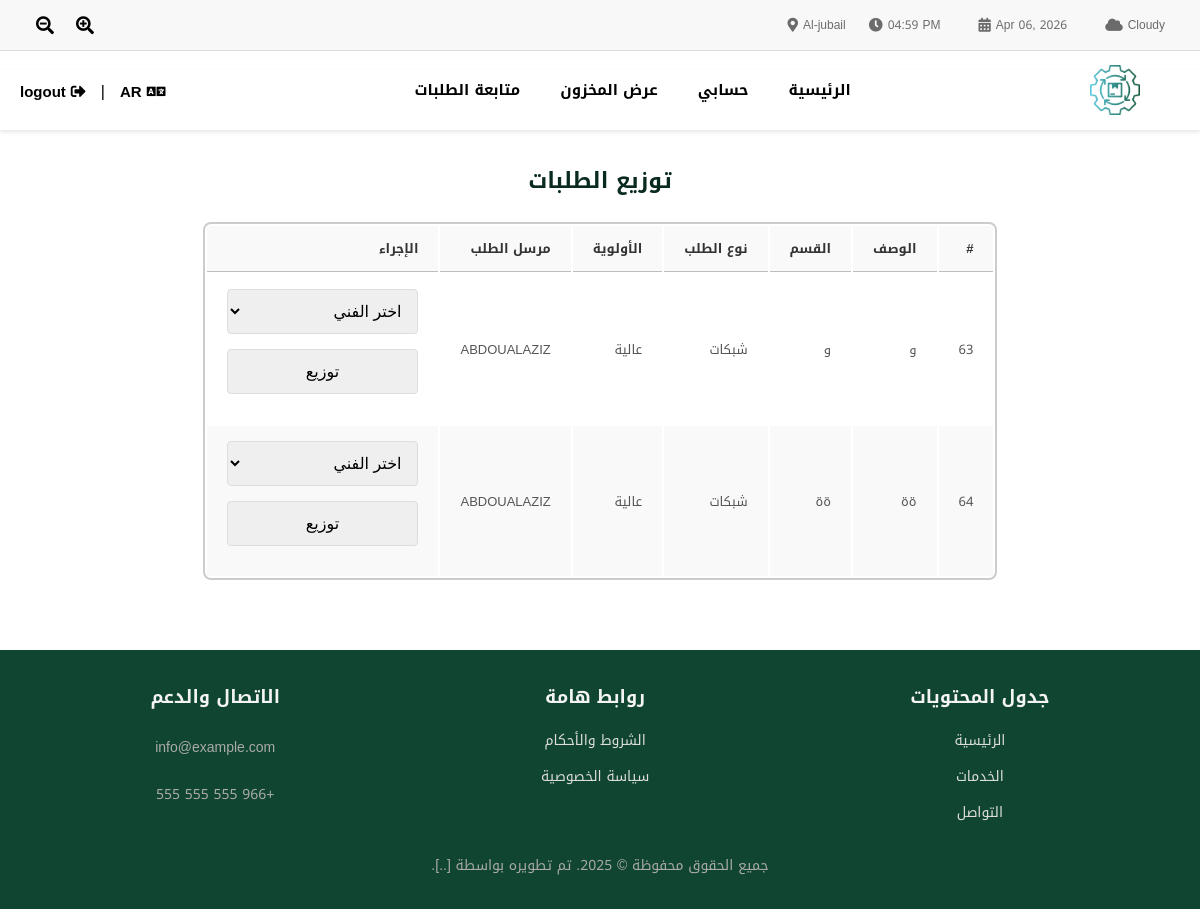
Screenshot of /pages/assign_request.php (signed in) with the database file from the repository.
### tables this page shows
CREATE TABLE `requests` (
  `id` int(11) NOT NULL,
  `employee_name` varchar(255) NOT NULL,
  `item_id` int(11) NOT NULL,
  `priority` enum('عالية','متوسطة','منخفضة') NOT NULL,
  `description` text DEFAULT NULL,
  `status` enum('قيد التوزيع','ملغي','قيد التنفيذ','تم التوصيل') NOT NULL,
  `created_at` timestamp NOT NULL DEFAULT current_timestamp(),
  `department` varchar(100) NOT NULL,
  `user_id` int(11) DEFAULT NULL,
  `technician_id` int(11) DEFAULT NULL,
  `request_type` enum('أنظمة','شبكات','أجهزة') NOT NULL
);

CREATE TABLE `users` (
  `id` int(11) NOT NULL,
  `email` varchar(255) NOT NULL,
  `full_name` varchar(255) NOT NULL,
  `username` varchar(50) NOT NULL,
  `password` varchar(255) NOT NULL,
  `role` enum('admin','employee','technician','distributor') NOT NULL
);

### pages/assign_request.php (the view, shortened to what this page needs)
<?php
include '../header.php';
include '../includes/db.php';
$query = "SELECT requests.id, requests.description, requests.department, requests.request_type,
          requests.priority, users.full_name
          FROM requests
          JOIN users ON requests.user_id = users.id
          WHERE requests.status = 'قيد التوزيع'";
$result = $conn->query($query);
?>
<!DOCTYPE html>
<html dir="rtl" lang="ar">
<head>
    <link rel="stylesheet" href="../styles/style.css">
</head>
<body>
<div class="container">
    <h1>توزيع الطلبات</h1>
    <?php if ($result->num_rows > 0): ?>
        <table class="assign-table">
            <thead>
                <tr>
                    <th>#</th>
                    <th>الوصف</th>
                    <th>القسم</th>
                    <th>نوع الطلب</th>
                    <th>الأولوية</th>
                    <th>مرسل الطلب</th>
                    <th>الإجراء</th>
                </tr>
            </thead>
            <tbody>
                <?php while ($row = $result->fetch_assoc()): ?>
                    <tr>
                        <td><?php echo htmlspecialchars($row['id']); ?></td>
                        <td><?php echo htmlspecialchars($row['description']); ?></td>
                        <td><?php echo htmlspecialchars($row['department']); ?></td>
                        <td><?php echo htmlspecialchars($row['request_type']); ?></td>
                        <td><?php echo htmlspecialchars($row['priority']); ?></td>
                        <td><?php echo htmlspecialchars($row['full_name']); ?></td>
                        <td>
                            <form action="assign_request.php" method="POST">
                                <select name="technician_id" required>
                                    <option value="">اختر الفني</option>
                                </select>
                                <button type="submit">توزيع</button>
                            </form>
                        </td>
                    </tr>
                <?php endwhile; ?>
            </tbody>
        </table>
    <?php else: ?>
        <p>لا توجد طلبات بحاجة إلى التوزيع.</p>
    <?php endif; ?>
</div>
<?php include '../footer.php'; ?>
</body>
</html>

### styles/style.css (style rules this page uses)
:root { --radius-0: 0; --radius-2: 2px; --radius-4: 4px; --radius-8: 8px; --radius-16: 16px; --radius-24: 24px; --radius-9999: 9999px; --components-card-radius: var(--spacing-4); --radius-none: var(--radius-0); --radius-xs: var(--radius-2); --radius-sm: var(--radius-4); --radius-md: var(--radius-8); --radius-lg: var(--radius-16); --radius-xl: var(--radius-24); --radius-full: var(--radius-9999); --colors-base-white: #ffffff; --colors-base-black: #161616; --colors-primary-sa-flag-25: #f7fdf9; --colors-primary-sa-flag-50: #f3fcf6; --colors-primary-sa-flag-100: #dff6e7; --colors-primary-sa-flag-200: #b8eacb; --colors-primary-sa-flag-300: #88d8ad; --colors-primary-sa-flag-400: #54c08a; --colors-primary-sa-flag-500-alpha-10: #25935f19; --colors-primary-sa-flag-500: #25935f; --colors-primary-sa-flag-600-primary: #1b8354; --colors-primary-sa-flag-700: #166a45; --colors-primary-sa-flag-800: #14573a; --colors-primary-sa-flag-900: #104631; --colors-primary-sa-flag-950: #092a1e; --colors-secondary-gold-25: #fffef7; --colors-secondary-gold-50: #fffef2; --colors-secondary-gold-100: #fffce6; --colors-secondary-gold-200: #fcf3bd; --colors-secondary-gold-300: #fae996; --colors-secondary-gold-400: #f7d54d; --colors-secondary-gold-500: #f5bd02; --colors-secondary-gold-600-primary: #dba102; --colors-secondary-gold-700: #b87b02; --colors-secondary-gold-800: #945c01; --colors-secondary-gold-900: #6e3c00; --colors-secondary-gold-950: #472400; --colors-tertiary-lavendar-25: #fefcff; --colors-tertiary-lavendar-50: #f9f5fa; --colors-tertiary-lavendar-100: #f2e9f5; --colors-tertiary-lavendar-200: #e1cce8; --colors-tertiary-lavendar-300: #ccadd9; --colors-tertiary-lavendar-400: #a57bba; --colors-tertiary-lavendar-500-primary: #80519f; --colors-tertiary-lavendar-600: #6d428f; }
* { margin: 0; padding: 0; box-sizing: border-box; }
body { font-family: 'Noto Kufi Arabic', sans-serif; background-size: cover; background-attachment: fixed; background-position: center; background-repeat: no-repeat; margin: 0; padding: 0; display: flex; flex-direction: column; min-height: 100vh; margin-top: 70px; }
h1 { margin-top: 30px; text-align: center; font-size: 22px; color: var(--colors-primary-sa-flag-950); margin-bottom: 5px; font-weight: bold; }
table { width: auto; max-width: 800px; margin: 20px auto; border-radius: 8px; overflow: hidden; background-color: #fff; border: 2px solid #ccc; }
thead th { background-color: #f9f9f9; color: #333; padding: 10px 20px; text-align: right; font-weight: bold; font-size: 13px; border-bottom: 1px solid #bebdbd; }
tbody td { padding: 15px 20px; text-align: right; font-size: 13px; color: #555; }
tbody tr:nth-child(odd) { background-color: #fff; }
tbody tr:nth-child(even) { background-color: #f9f9f9; }
form input, form select, form textarea, form button { width: 100%; padding: 12px; font-size: 16px; margin-bottom: 15px; border: 1px solid #ddd; border-radius: 4px; box-sizing: border-box; }

### rows the page displays
requests: id "63", description "و", department "و", request_type "شبكات", priority "عالية", user.full_name "ABDOUALAZIZ"
requests: id "64", description "ةة", department "ةة", request_type "شبكات", priority "عالية", user.full_name "ABDOUALAZIZ"
